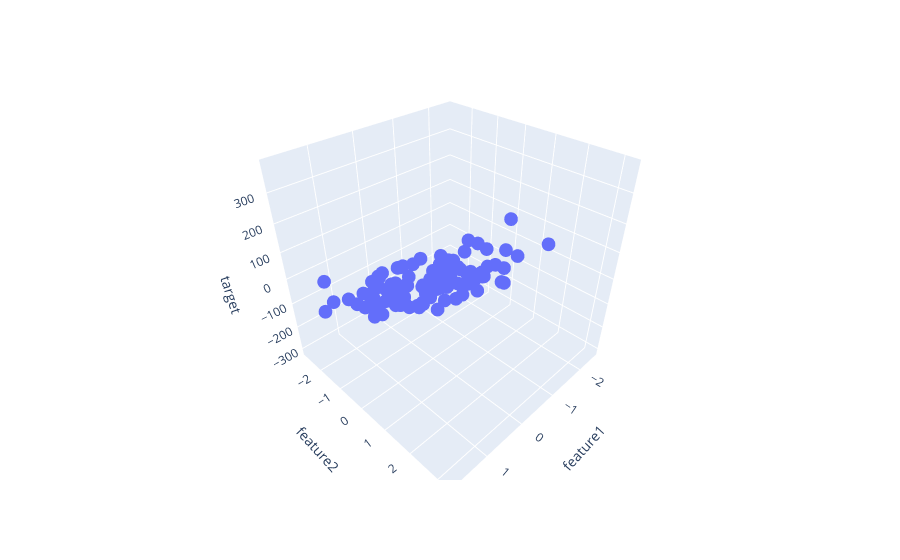

Here is the notebook cell this chart was saved with:
### Code cell
fig = px.scatter_3d(df,x = 'feature1', y = 'feature2', z = 'target')

fig
